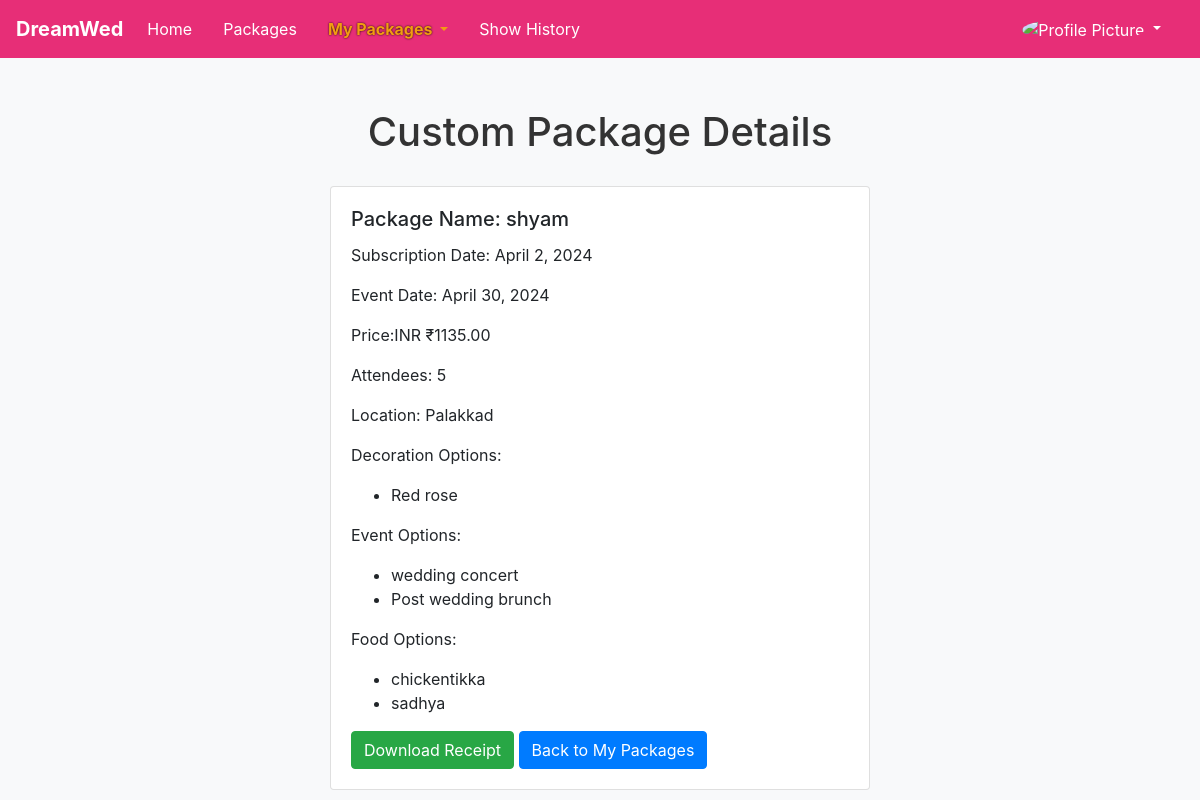
/matdest/view_custom_package_details/22/, run on the app's committed database.
### destpayment/models.py (models this page shows, shortened)
class CustomPackageBooking(models.Model):
    user = models.ForeignKey(User, on_delete=models.CASCADE)
    subscription_date = models.DateTimeField(null=True, blank=True)
    event_date = models.DateTimeField(null=True, blank=True)
    payment_id = models.CharField(max_length=100, null=True, blank=True)
    package_name = models.CharField(max_length=255)
    decor_type = models.ManyToManyField(DecorationOption)
    event_type = models.ManyToManyField(EventOption)
    food_type = models.ManyToManyField(FoodOption)
    price = models.DecimalField(max_digits=10, decimal_places=2)
    attendees = models.IntegerField(default=10)
    location = models.CharField(max_length=100)
    receipt = models.FileField(upload_to='receipts/', null=True, blank=True)
    event_datefrom = models.DateTimeField(null=True, blank=True)
    event_dateto = models.DateTimeField(null=True, blank=True)

### destmanager/models.py (models this page shows)
class DecorationOption(models.Model):
    TYPE_CHOICES = (
        ('floral', 'Floral Decorations'),
        ('candles', 'Candles and Lanterns'),
        ('lighting', 'Lighting'),
        ('signage', 'Custom Signage and Stationery'),
        ('themed', 'Themed Decor'),
    )
    type = models.CharField(max_length=10, choices=TYPE_CHOICES)
    subtype = models.CharField(max_length=20)
    name = models.CharField(max_length=255)
    description = models.TextField()
    image = models.ImageField(upload_to='decoration_images/')
    price = models.DecimalField(max_digits=8, decimal_places=2)
    def __str__(self):
        return self.name

class EventOption(models.Model):
    CATEGORY_CHOICES = (
        ('wedding_events', 'Wedding Events'),
        ('pre_wedding_events', 'Pre Wedding Events'),
        ('post_wedding_events', 'Post Wedding Events'),
    )
    category = models.CharField(max_length=40, choices=CATEGORY_CHOICES)
    event = models.CharField(max_length=20)
    name = models.CharField(max_length=255)
    description = models.TextField()
    image = models.ImageField(upload_to='food_images/')
    price = models.DecimalField(max_digits=8, decimal_places=2)
    def __str__(self):
        return self.name

class FoodOption(models.Model):
    CATEGORY_CHOICES = (
        ('veg', 'Vegetarian'),
        ('non_veg', 'Non-Vegetarian'),
        ('mixed', 'Mixed'),
    )
    category = models.CharField(max_length=10, choices=CATEGORY_CHOICES)
    subcategory = models.CharField(max_length=20)
    name = models.CharField(max_length=255)
    description = models.TextField()
    image = models.ImageField(upload_to='food_images/')
    price = models.DecimalField(max_digits=8, decimal_places=2)
    def __str__(self):
        return self.name

### matdest/views.py (the view)
# urls.py: path('view_custom_package_details/<int:booking_id>/', views.view_custom_package_details, name='view_custom_package_details'),
def view_custom_package_details(request, booking_id):
    booking = get_object_or_404(CustomPackageBooking, pk=booking_id)
    return render(request, 'matdest/view_custom_package_details.html', {'booking': booking})

### matdest/templates/matdest/view_custom_package_details.html (shortened to what this page needs)
<!DOCTYPE html>
<html lang="en">
<head>
    <link rel="stylesheet" href="https://maxcdn.bootstrapcdn.com/bootstrap/4.5.2/css/bootstrap.min.css">
</head>
<body>
    <nav class="navbar navbar-expand-lg navbar-light custom-navbar">
        <a class="navbar-brand" href="{% url 'matrimony:home' %}">DreamWed</a>
        <div class="collapse navbar-collapse" id="navbarNav">
            <ul class="navbar-nav">
                <li class="nav-item ">
                    <a class="nav-link" href="{% url 'matdest:desthome' %}">Home</a>
                </li>
                <li class="nav-item">
                    <a class="nav-link" href="{% url 'matdest:view_packages' %}">Packages</a>
                </li>
                <li class="nav-item dropdown active">
                <a class="nav-link dropdown-toggle" href="#" id="packagesDropdown" role="button" data-toggle="dropdown" aria-haspopup="true" aria-expanded="false">
                    My Packages
                </a>
            </li>
            <li class="nav-item">
                <a class="nav-link" href="{% url 'matdest:generate_user_report' %}">Show History</a>
            </li>
            </ul>
            <ul class="navbar-nav ml-auto">
                <li class="nav-item dropdown">
                    <a class="nav-link dropdown-toggle" href="#" id="profileDropdown" role a "button" data-toggle="dropdown" aria-haspopup="true" aria-expanded="false">
                        <img src="{{ request.session.profile_image_url }}" alt="Profile Picture" width="40" height="40" class="rounded-circle">
                    </a>
                </li>
            </ul>
        </div>
    </nav>
    <div class="container">
        <h1>Custom Package Details</h1>
        <div class="row">
            <div class="col-md-6 offset-md-3">
                <div class="card">
                    <div class="card-body">
                        <h5 class="card-title">Package Name: {{ booking.package_name }}</h5>
                        <p class="card-text">Subscription Date: {{ booking.subscription_date|date:"F j, Y" }}</p>
                        <p class="card-text">Event Date: {{ booking.event_date|date:"F j, Y" }}</p>
                        <p class="card-text">Price:INR ₹{{ booking.price }}</p>
                        <p class="card-text">Attendees: {{ booking.attendees }}</p>
                        <p class="card-text">Location: {{ booking.location }}</p>
                        <p class="card-text">Decoration Options:</p>
                        <ul>
                            {% for decor_option in booking.decor_type.all %}
                            <li>{{ decor_option }}</li>
                            {% endfor %}
                        </ul>
                        <p class="card-text">Event Options:</p>
                        <ul>
                            {% for event_option in booking.event_type.all %}
                            <li>{{ event_option }}</li>
                            {% endfor %}
                        </ul>
                        <p class="card-text">Food Options:</p>
                        <ul>
                            {% for food_option in booking.food_type.all %}
                            <li>{{ food_option }}</li>
                            {% endfor %}
                        </ul>
                        {% if booking.receipt %}
                        <a href="{{ booking.receipt.url }}" class="btn btn-success" download>Download Receipt</a>
                        {% else %}
                        No receipt available
                        {% endif %}
                        <a href="{% url 'matdest:my_custom_packages' %}" class="btn btn-primary">Back to My Packages</a>
                    </div>
                </div>
            </div>
        </div>
    </div>
</body>
</html>

### matdest/templates/matdest/view_custom_package_details.html (style rules this page uses)
body { background-color: #f8f9fa; }
.container { margin-top: 50px; }
h1 { text-align: center; margin-bottom: 30px; color: #333; }
.custom-navbar { background-color: #e72e77; }
.custom-navbar .navbar-brand { color: #fff; font-weight: bold; }
.custom-navbar .navbar-nav .nav-link { color: #fff; margin-right: 15px; }
.custom-navbar .nav-item.active .nav-link { color: #f39c12; font-weight: bold; text-shadow: 0 0 2px #000; }

### data on the page
CustomPackageBooking: package_name "shyam", subscription_date "April 2, 2024", event_date "April 30, 2024", price "1135.00", attendees "5", location "Palakkad"
DecorationOption: name "Red rose"
EventOption: name "wedding concert"
EventOption: name "Post wedding brunch"
FoodOption: name "chickentikka"
FoodOption: name "sadhya"
